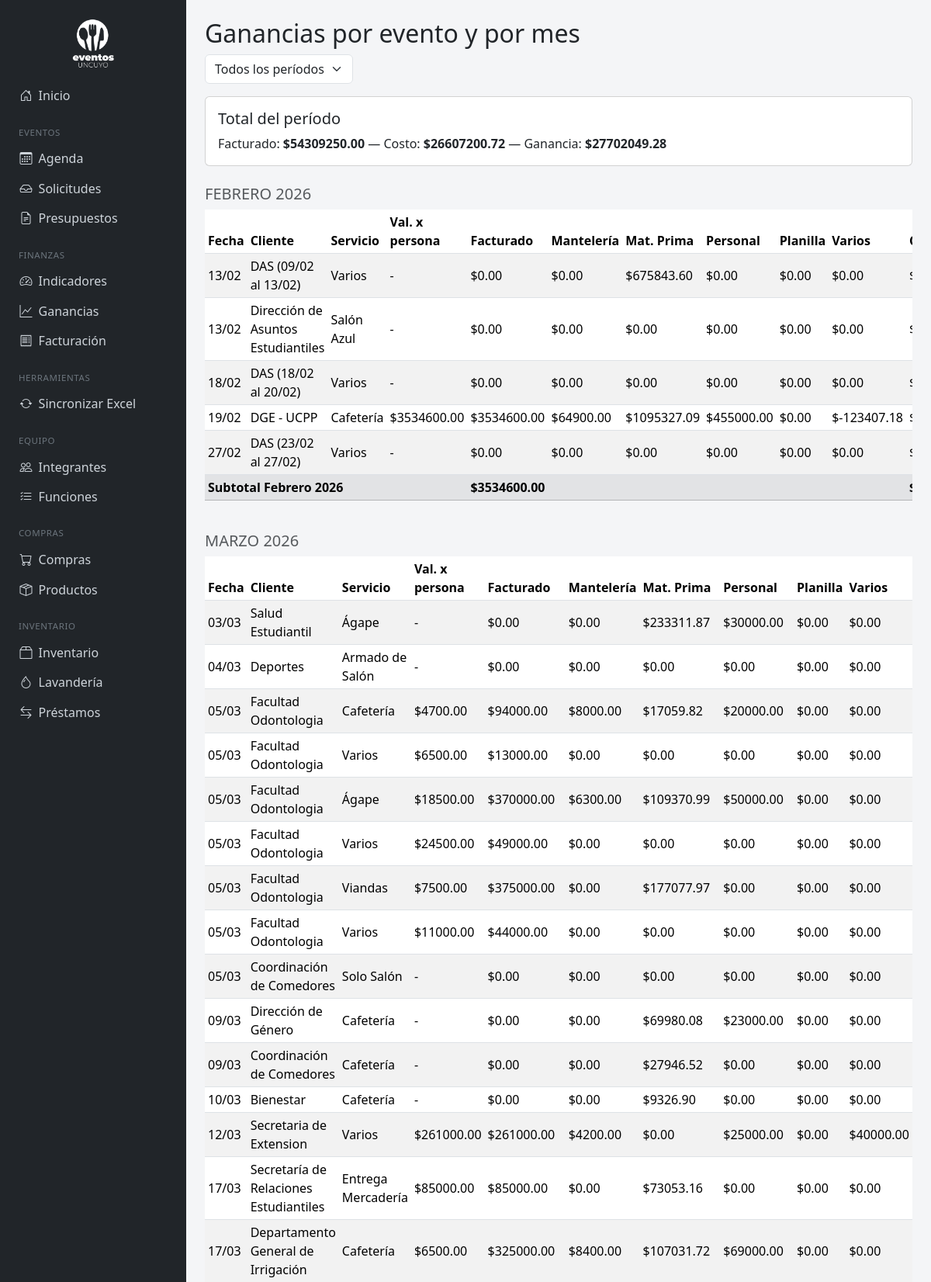
Screenshot of /ganancias/ (upper part) with the database file from the repository.
### eventos/models.py (models this page shows, shortened)
class Evento(models.Model):
    ESTADO_FACTURACION = [
        ('pendiente', 'Pendiente'),
        ('facturado', 'Facturado'),
        ('cobrado', 'Cobrado'),
    ]
    ORIGEN = [
        ('interno', 'Interno'),
        ('externo', 'Externo'),
    ]
    ESTADO_EVENTO = [
        ('solicitud', 'Solicitud'),
        ('presupuestado', 'Presupuestado'),
        ('confirmado', 'Confirmado'),
        ('realizado', 'Realizado'),
        ('cancelado', 'Cancelado'),
    ]
    nombre = models.CharField(max_length=200)
    tipo = models.ForeignKey(TipoEvento, on_delete=models.PROTECT, null=True, blank=True)
    tipo_servicio = models.ForeignKey(TipoServicio, on_delete=models.PROTECT, null=True, blank=True)
    periodo = models.ForeignKey(Periodo, on_delete=models.PROTECT)
    origen = models.CharField(max_length=10, choices=ORIGEN, default='interno')
    fecha = models.DateField()
    cliente = models.CharField(max_length=200, blank=True)
    solicitante = models.CharField(max_length=200, blank=True)
    cantidad_personas = models.IntegerField(null=True, blank=True)
    cantidad_personas_celiaco = models.IntegerField(null=True, blank=True)
    costo = models.DecimalField(max_digits=12, decimal_places=2, default=0)
    precio_facturado = models.DecimalField(max_digits=12, decimal_places=2, default=0)
    estado_facturacion = models.CharField(max_length=10, choices=ESTADO_FACTURACION, default='pendiente')
    estado_evento = models.CharField(max_length=15, choices=ESTADO_EVENTO, default='presupuestado')
    nro_factura = models.CharField(max_length=50, blank=True)
    nro_recibo = models.CharField(max_length=50, blank=True)
    expediente = models.CharField(max_length=50, blank=True)
    nro_comprobante = models.CharField(max_length=50, blank=True)
    observaciones = models.TextField(blank=True)
    excluir_de_informe = models.BooleanField(
        default=False,
        help_text="Tildá esto si el costo/facturado de este evento tiene un error de carga conocido. "
                   "Se excluye de los totales normales y aparece en un apartado aparte del informe."
    )
    costo_ajustado = models.DecimalField(max_digits=12, decimal_places=2, null=True, blank=True)
    facturado_ajustado = models.DecimalField(max_digits=12, decimal_places=2, null=True, blank=True)
    nota_ajuste = models.TextField(blank=True, help_text="Explicación breve del error y la corrección.")
    importado_automaticamente = models.BooleanField(
        default=False,
        help_text="Si está tildado, este evento se reemplaza automáticamente la próxima vez que sincronices el Excel."
    )
    @property
    def margen(self):
        return self.precio_facturado - self.costo

class TipoServicio(models.Model):
    nombre = models.CharField(max_length=100, unique=True)
    permite_vegetariano = models.BooleanField(
        default=False,
        help_text="Tildá esto para Almuerzos, Ágapes, Cenas, etc. — habilita el menú vegetariano en presupuestos de este tipo."
    )
    class Meta:
        ordering = ['nombre']
    def __str__(self):
        return self.nombre

class DetalleCosto(models.Model):
    evento = models.OneToOneField(Evento, on_delete=models.CASCADE, related_name='detalle_costo')
    manteleria = models.DecimalField(max_digits=12, decimal_places=2, default=0)
    materia_prima = models.DecimalField(max_digits=12, decimal_places=2, default=0)
    personal = models.DecimalField(max_digits=12, decimal_places=2, default=0)
    planilla = models.DecimalField(max_digits=12, decimal_places=2, default=0)
    varios = models.DecimalField(max_digits=12, decimal_places=2, default=0)

### eventos/views.py (the view)
# urls.py: path('ganancias/', views.rentabilidad, name='rentabilidad'),
def rentabilidad(request):
    periodo_id = request.GET.get('periodo')
    periodos = Periodo.objects.all()
    eventos = Evento.objects.select_related('tipo_servicio').filter(excluir_de_informe=False).order_by('fecha')
    if periodo_id:
        eventos = eventos.filter(periodo_id=periodo_id)
    grupos = []
    for (anio, mes), eventos_del_mes in groupby(eventos, key=lambda e: (e.fecha.year, e.fecha.month)):
        filas = []
        for e in eventos_del_mes:
            detalle = e.detalle_costo if hasattr(e, 'detalle_costo') else None
            filas.append({
                'evento': e,
                'valor_por_persona': (e.precio_facturado / e.cantidad_personas) if e.cantidad_personas else None,
                'manteleria': detalle.manteleria if detalle else None,
                'materia_prima': detalle.materia_prima if detalle else None,
                'personal': detalle.personal if detalle else None,
                'planilla': detalle.planilla if detalle else None,
                'varios': detalle.varios if detalle else None,
            })
        total_facturado = sum(f['evento'].precio_facturado for f in filas)
        total_costo = sum(f['evento'].costo for f in filas)
        grupos.append({
            'etiqueta': f'{MESES_ES[mes]} {anio}',
            'filas': filas,
            'total_facturado': total_facturado,
            'total_costo': total_costo,
            'total_margen': total_facturado - total_costo,
        })
    total_general_facturado = sum(g['total_facturado'] for g in grupos)
    total_general_costo = sum(g['total_costo'] for g in grupos)
    context = {
        'grupos': grupos,
        'periodos': periodos,
        'periodo_seleccionado': periodo_id,
        'total_general_facturado': total_general_facturado,
        'total_general_costo': total_general_costo,
        'total_general_margen': total_general_facturado - total_general_costo,
    }
    return render(request, 'eventos/rentabilidad.html', context)

### eventos/models.py (called while the page is built)
    def __str__(self):
        return f"{self.anio} - {self.semestre}° semestre"

### eventos/templates/eventos/rentabilidad.html (shortened to what this page needs)
{% extends 'eventos/base.html' %}
{% block content %}
<h2>Ganancias por evento y por mes</h2>
<form method="get" class="mb-3">
    <select name="periodo" class="form-select w-auto d-inline-block" onchange="this.form.submit()">
        <option value="">Todos los períodos</option>
    </select>
</form>
<div class="card mb-4">
    <div class="card-body">
        <h5>Total del período</h5>
        <p class="mb-0">
            Facturado: <strong>${{ total_general_facturado|floatformat:2 }}</strong> —
            Costo: <strong>${{ total_general_costo|floatformat:2 }}</strong> —
            Ganancia: <strong>${{ total_general_margen|floatformat:2 }}</strong>
        </p>
    </div>
</div>
{% for grupo in grupos %}
<h5 class="mt-4 text-uppercase text-muted">{{ grupo.etiqueta }}</h5>
<div class="table-responsive">
<table class="table table-sm table-striped align-middle">
    <thead>
        <tr>
            <th>Fecha</th><th>Cliente</th><th>Servicio</th><th>Val. x persona</th>
            <th>Facturado</th><th>Mantelería</th><th>Mat. Prima</th><th>Personal</th>
            <th>Planilla</th><th>Varios</th><th>Costo Total</th><th>Ganancia</th>
        </tr>
    </thead>
    <tbody>
        {% for fila in grupo.filas %}
        <tr>
            <td>{{ fila.evento.fecha|date:"d/m" }}</td>
            <td>{{ fila.evento.cliente|default:"-" }}</td>
            <td>{{ fila.evento.tipo_servicio|default:"-" }}</td>
            <td>{% if fila.valor_por_persona %}${{ fila.valor_por_persona|floatformat:2 }}{% else %}-{% endif %}</td>
            <td>${{ fila.evento.precio_facturado|floatformat:2 }}</td>
            <td>{% if fila.manteleria is not None %}${{ fila.manteleria|floatformat:2 }}{% else %}-{% endif %}</td>
            <td>{% if fila.materia_prima is not None %}${{ fila.materia_prima|floatformat:2 }}{% else %}-{% endif %}</td>
            <td>{% if fila.personal is not None %}${{ fila.personal|floatformat:2 }}{% else %}-{% endif %}</td>
            <td>{% if fila.planilla is not None %}${{ fila.planilla|floatformat:2 }}{% else %}-{% endif %}</td>
            <td>{% if fila.varios is not None %}${{ fila.varios|floatformat:2 }}{% else %}-{% endif %}</td>
            <td>${{ fila.evento.costo|floatformat:2 }}</td>
        </tr>
        {% endfor %}
        <tr class="table-secondary fw-bold">
            <td colspan="4">Subtotal {{ grupo.etiqueta }}</td>
            <td>${{ grupo.total_facturado|floatformat:2 }}</td>
            <td colspan="5"></td>
            <td>${{ grupo.total_costo|floatformat:2 }}</td>
        </tr>
    </tbody>
</table>
</div>
{% empty %}
<p class="text-muted">No hay eventos para este filtro.</p>
{% endfor %}
{% endblock %}

### eventos/templates/eventos/base.html (style rules this page uses)
body { background-color: #f4f5f7; }

### rows the page displays
Evento: evento.fecha "13/02", evento.cliente "DAS (09/02 al 13/02)", evento.tipo_servicio "Varios", evento.precio_facturado "0.00", manteleria "0.00", materia_prima "675843.60", personal "0.00", planilla "0.00", varios "0.00"
Evento: evento.fecha "13/02", evento.cliente "Dirección de Asuntos Estudiantiles", evento.tipo_servicio "Salón Azul", evento.precio_facturado "0.00", manteleria "0.00", materia_prima "0.00", personal "0.00", planilla "0.00", varios "0.00"
Evento: evento.fecha "18/02", evento.cliente "DAS (18/02 al 20/02)", evento.tipo_servicio "Varios", evento.precio_facturado "0.00", manteleria "0.00", materia_prima "0.00", personal "0.00", planilla "0.00", varios "0.00"
Evento: evento.fecha "19/02", evento.cliente "DGE - UCPP", evento.tipo_servicio "Cafetería", valor_por_persona "3534600.00", evento.precio_facturado "3534600.00", manteleria "64900.00", materia_prima "1095327.09", personal "455000.00", planilla "0.00", varios "-123407.18"
Evento: evento.fecha "27/02", evento.cliente "DAS (23/02 al 27/02)", evento.tipo_servicio "Varios", evento.precio_facturado "0.00", manteleria "0.00", materia_prima "0.00", personal "0.00", planilla "0.00", varios "0.00"
Evento: evento.fecha "03/03", evento.cliente "Salud Estudiantil", evento.tipo_servicio "Ágape", evento.precio_facturado "0.00", manteleria "0.00", materia_prima "233311.87", personal "30000.00", planilla "0.00", varios "0.00"
Evento: evento.fecha "04/03", evento.cliente "Deportes", evento.tipo_servicio "Armado de Salón", evento.precio_facturado "0.00", manteleria "0.00", materia_prima "0.00", personal "0.00", planilla "0.00", varios "0.00"
Evento: evento.fecha "05/03", evento.cliente "Facultad Odontologia", evento.tipo_servicio "Cafetería", valor_por_persona "4700.00", evento.precio_facturado "94000.00", manteleria "8000.00", materia_prima "17059.82", personal "20000.00", planilla "0.00", varios "0.00"
Evento: evento.fecha "05/03", evento.cliente "Facultad Odontologia", evento.tipo_servicio "Varios", valor_por_persona "6500.00", evento.precio_facturado "13000.00", manteleria "0.00", materia_prima "0.00", personal "0.00", planilla "0.00", varios "0.00"
Evento: evento.fecha "05/03", evento.cliente "Facultad Odontologia", evento.tipo_servicio "Ágape", valor_por_persona "18500.00", evento.precio_facturado "370000.00", manteleria "6300.00", materia_prima "109370.99", personal "50000.00", planilla "0.00", varios "0.00"
Evento: evento.fecha "05/03", evento.cliente "Facultad Odontologia", evento.tipo_servicio "Varios", valor_por_persona "24500.00", evento.precio_facturado "49000.00", manteleria "0.00", materia_prima "0.00", personal "0.00", planilla "0.00", varios "0.00"
Evento: evento.fecha "05/03", evento.cliente "Facultad Odontologia", evento.tipo_servicio "Viandas", valor_por_persona "7500.00", evento.precio_facturado "375000.00", manteleria "0.00", materia_prima "177077.97", personal "0.00", planilla "0.00", varios "0.00"
Evento: evento.fecha "05/03", evento.cliente "Facultad Odontologia", evento.tipo_servicio "Varios", valor_por_persona "11000.00", evento.precio_facturado "44000.00", manteleria "0.00", materia_prima "0.00", personal "0.00", planilla "0.00", varios "0.00"
Evento: evento.fecha "05/03", evento.cliente "Coordinación de Comedores", evento.tipo_servicio "Solo Salón", evento.precio_facturado "0.00", manteleria "0.00", materia_prima "0.00", personal "0.00", planilla "0.00", varios "0.00"
Evento: evento.fecha "09/03", evento.cliente "Dirección de Género", evento.tipo_servicio "Cafetería", evento.precio_facturado "0.00", manteleria "0.00", materia_prima "69980.08", personal "23000.00", planilla "0.00", varios "0.00"
Evento: evento.fecha "09/03", evento.cliente "Coordinación de Comedores", evento.tipo_servicio "Cafetería", evento.precio_facturado "0.00", manteleria "0.00", materia_prima "27946.52", personal "0.00", planilla "0.00", varios "0.00"
Evento: evento.fecha "10/03", evento.cliente "Bienestar", evento.tipo_servicio "Cafetería", evento.precio_facturado "0.00", manteleria "0.00", materia_prima "9326.90", personal "0.00", planilla "0.00", varios "0.00"
Evento: evento.fecha "12/03", evento.cliente "Secretaria de Extension", evento.tipo_servicio "Varios", valor_por_persona "261000.00", evento.precio_facturado "261000.00", manteleria "4200.00", materia_prima "0.00", personal "25000.00", planilla "0.00", varios "40000.00"
Evento: evento.fecha "17/03", evento.cliente "Secretaría de Relaciones Estudiantiles", evento.tipo_servicio "Entrega Mercadería", valor_por_persona "85000.00", evento.precio_facturado "85000.00", manteleria "0.00", materia_prima "73053.16", personal "0.00", planilla "0.00", varios "0.00"
Evento: evento.fecha "17/03", evento.cliente "Departamento General de Irrigación", evento.tipo_servicio "Cafetería", valor_por_persona "6500.00", evento.precio_facturado "325000.00", manteleria "8400.00", materia_prima "107031.72", personal "69000.00", planilla "0.00", varios "0.00"

### other values shown
{{ total_general_facturado|floatformat:2 }} "54309250.00"
{{ total_general_costo|floatformat:2 }} "26607200.72"
{{ total_general_margen|floatformat:2 }} "27702049.28"
{{ grupo.etiqueta }} "FEBRERO 2026" "MARZO 2026"
{{ grupo.etiqueta }} "Febrero 2026"
{{ grupo.total_facturado|floatformat:2 }} "3534600.00"
